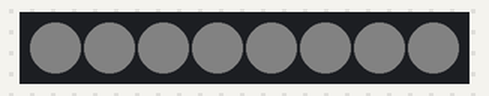
Bench run of a sketch on a simulated Arduino Uno, built with avr-gcc and run on an emulated ATmega328P. Parts: 8 RGB LEDs in strip order, left to right. Dim RGB values are drawn brighter than linear; the strip is taken to match the declared colour order.

Above: at 0.15 s.
At 39.65 s:
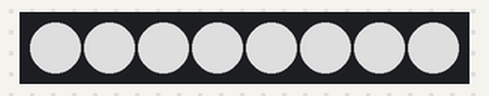
Timing chart, 0 to 40.0 s (numbered marks = the images above):
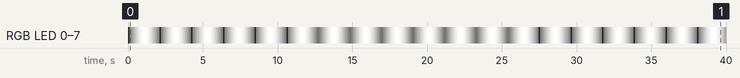

The sketch:

bunt.ino
```cpp
#include <Adafruit_NeoPixel.h>

#define PIN  6
Adafruit_NeoPixel balken = Adafruit_NeoPixel(8,PIN,NEO_KHZ800);

double cosinusR = 0.0;
double cosinusG = 0.0;
double cosinusB = 0.0;
double I = 0.0;
double J = 0.0;
double K = 0.0;
int R;
int G;
int B;

void setup()
{
  balken.begin();
  balken.show();
}

void loop()
{
  cosinusR = (cos(I) + 1)/2;
  cosinusG = (cos(J + (3.141592654/2))+1)/2;
  cosinusB = (cos(K + (3.141592654))+1)/2;
  R = round(cosinusR * 255);
  G = round(cosinusG * 255);
  B = round(cosinusB * 255);

  for (int i = 0; i < 8;i++)
  {
    balken.setPixelColor(i,G,R,B);
  }
  balken.show();
  delay(100);
  I = I + 0.1;
  J = J + 0.2;
  K = K + 0.3;
}
```

Measured:
- by itself, RGB LED 0–7: off → RGB(6, 6, 6) at 0.10 s, → RGB(22, 22, 22) 0.10 s later, → RGB(48, 48, 48) 0.10 s later, → RGB(81, 81, 81) 0.10 s later, … (394 changes in this stretch)
